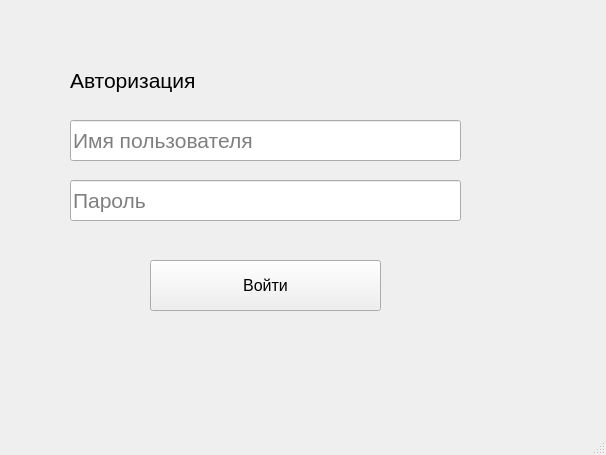
<?xml version="1.0" encoding="UTF-8"?>
<ui version="4.0">
 <class>AuthorizationWindow</class>
 <widget class="QMainWindow" name="AuthorizationWindow">
  <property name="geometry">
   <rect>
    <x>0</x>
    <y>0</y>
    <width>606</width>
    <height>455</height>
   </rect>
  </property>
  <property name="windowTitle">
   <string>Аторизация</string>
  </property>
  <widget class="QWidget" name="centralwidget">
   <widget class="QLabel" name="label">
    <property name="geometry">
     <rect>
      <x>70</x>
      <y>60</y>
      <width>191</width>
      <height>41</height>
     </rect>
    </property>
    <property name="font">
     <font>
      <pointsize>16</pointsize>
     </font>
    </property>
    <property name="text">
     <string>Авторизация</string>
    </property>
   </widget>
   <widget class="QLineEdit" name="username_le">
    <property name="geometry">
     <rect>
      <x>70</x>
      <y>120</y>
      <width>391</width>
      <height>41</height>
     </rect>
    </property>
    <property name="font">
     <font>
      <pointsize>16</pointsize>
     </font>
    </property>
    <property name="placeholderText">
     <string>Имя пользователя</string>
    </property>
   </widget>
   <widget class="QLineEdit" name="password_le">
    <property name="geometry">
     <rect>
      <x>70</x>
      <y>180</y>
      <width>391</width>
      <height>41</height>
     </rect>
    </property>
    <property name="font">
     <font>
      <pointsize>16</pointsize>
     </font>
    </property>
    <property name="placeholderText">
     <string>Пароль</string>
    </property>
   </widget>
   <widget class="QPushButton" name="signIn_pb">
    <property name="geometry">
     <rect>
      <x>150</x>
      <y>260</y>
      <width>231</width>
      <height>51</height>
     </rect>
    </property>
    <property name="font">
     <font>
      <pointsize>12</pointsize>
     </font>
    </property>
    <property name="text">
     <string>Войти</string>
    </property>
   </widget>
  </widget>
  <widget class="QMenuBar" name="menubar">
   <property name="geometry">
    <rect>
     <x>0</x>
     <y>0</y>
     <width>606</width>
     <height>26</height>
    </rect>
   </property>
  </widget>
  <widget class="QStatusBar" name="statusbar"/>
 </widget>
 <resources/>
 <connections/>
</ui>
